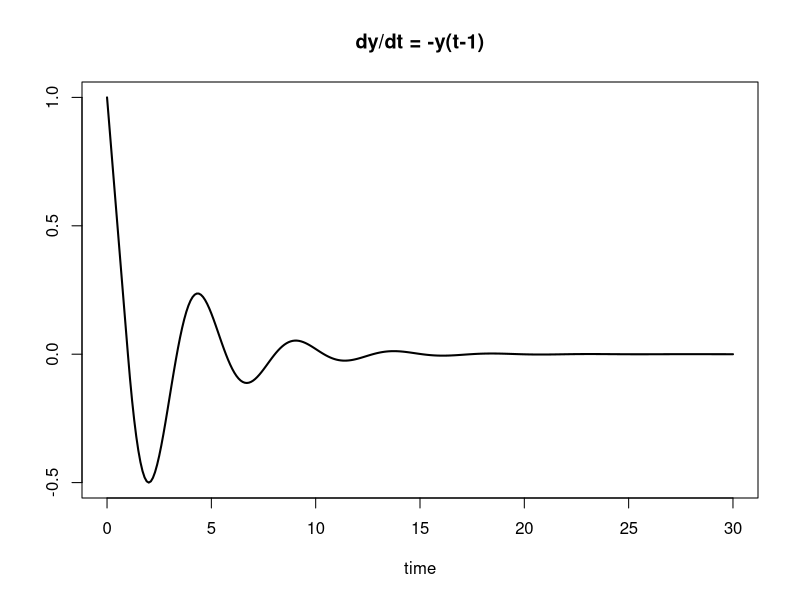
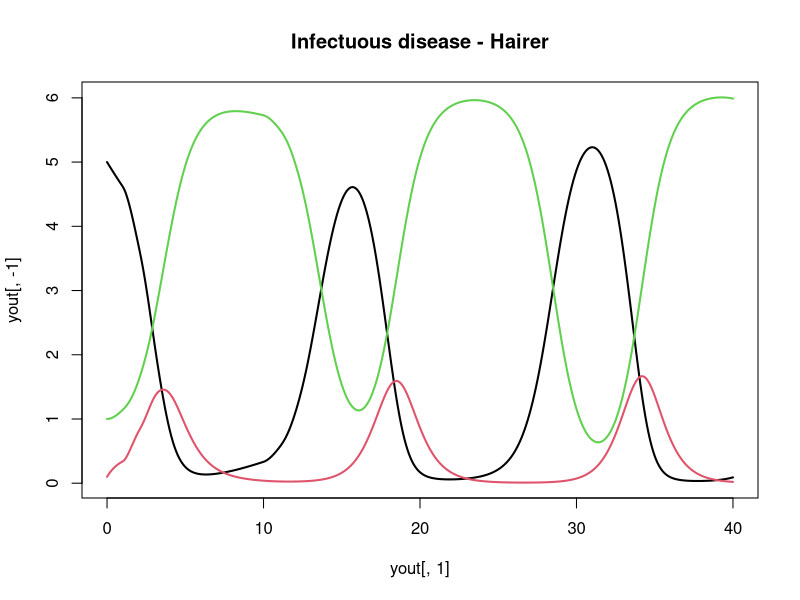
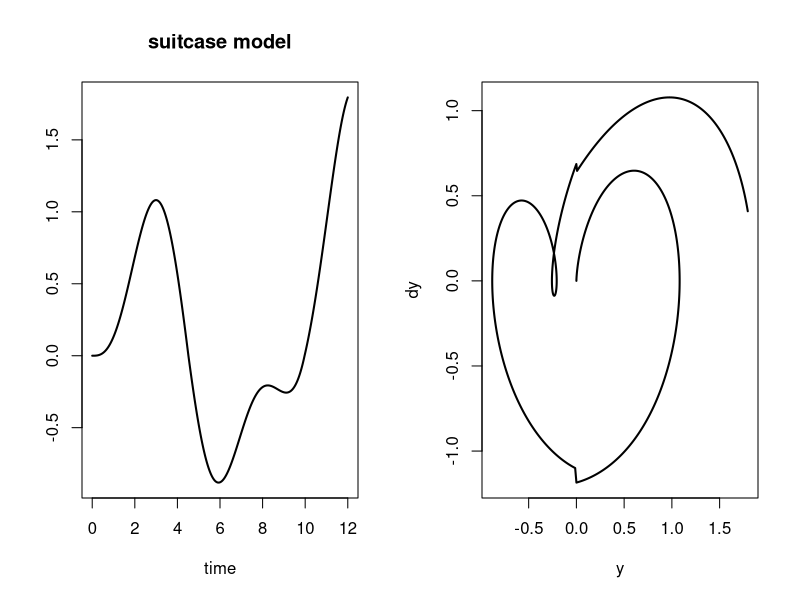

These charts were generated, in order, by the following R code:
library(deSolve)


### Name: dede
### Title: General Solver for Delay Differential Equations.
### Aliases: dede
### Keywords: utilities

### ** Examples

## =============================================================================
## A simple delay differential equation
## dy(t) = -y(t-1) ; y(t<0)=1
## =============================================================================

##-----------------------------
## the derivative function
##-----------------------------
derivs <- function(t, y, parms) {
  if (t < 1)
    dy <- -1
  else
    dy <- - lagvalue(t - 1)
  list(c(dy))
}

##-----------------------------
## initial values and times
##-----------------------------
yinit <- 1
times <- seq(0, 30, 0.1)

##-----------------------------
## solve the model
##-----------------------------
yout <- dede(y = yinit, times = times, func = derivs, parms = NULL)

##-----------------------------
## display, plot results
##-----------------------------
plot(yout, type = "l", lwd = 2, main = "dy/dt = -y(t-1)")

## =============================================================================
## The infectuous disease model of Hairer; two lags.
## example 4 from Shampine and Thompson, 2000
## solving delay differential equations with dde23
## =============================================================================

##-----------------------------
## the derivative function
##-----------------------------
derivs <- function(t,y,parms) {
  if (t < 1)
    lag1 <- 0.1
  else
    lag1 <- lagvalue(t - 1,2)
  if (t < 10)
    lag10 <- 0.1
  else
    lag10 <- lagvalue(t - 10,2)

  dy1 <- -y[1] * lag1 + lag10
  dy2 <-  y[1] * lag1 - y[2]
  dy3 <-  y[2] - lag10
  list(c(dy1, dy2, dy3))
}

##-----------------------------
## initial values and times
##-----------------------------
yinit <- c(5, 0.1, 1)
times <- seq(0, 40, by = 0.1)

##-----------------------------
## solve the model
##-----------------------------
system.time(
  yout <- dede(y = yinit, times = times, func = derivs, parms = NULL)
)

##-----------------------------
## display, plot results
##-----------------------------
matplot(yout[,1], yout[,-1], type = "l", lwd = 2, lty = 1,
  main = "Infectuous disease - Hairer")

## =============================================================================
## time lags + EVENTS triggered by a root function
## The two-wheeled suitcase model
## example 8 from Shampine and Thompson, 2000
## solving delay differential equations with dde23
## =============================================================================

##-----------------------------
## the derivative function
##-----------------------------
derivs <- function(t, y, parms) {
  if (t < tau)
    lag <- 0
  else
    lag <- lagvalue(t - tau)

  dy1 <- y[2]
  dy2 <- -sign(y[1]) * gam * cos(y[1]) +
          sin(y[1]) - bet * lag[1] + A * sin(omega * t + mu)
  list(c(dy1, dy2))
}

## root and event function
root <- function(t,y,parms) ifelse(t>0, return(y), return(1))
event <- function(t,y,parms) return(c(y[1], y[2]*0.931))

gam = 0.248; bet = 1; tau = 0.1; A = 0.75
omega = 1.37; mu = asin(gam/A)

##-----------------------------
## initial values and times
##-----------------------------
yinit <- c(y = 0, dy = 0)
times <- seq(0, 12, len = 1000)

##-----------------------------
## solve the model
##-----------------------------
## Note: use a solver that supports both root finding and events,
##       e.g. lsodar, lsode, lsoda, adams, bdf
yout <- dede(y = yinit, times = times, func = derivs, parms = NULL,
  method = "lsodar", rootfun = root, events = list(func = event, root = TRUE))

##-----------------------------
## display, plot results
##-----------------------------

plot(yout, which = 1, type = "l", lwd = 2, main = "suitcase model", mfrow = c(1,2))
plot(yout[,2], yout[,3], xlab = "y", ylab = "dy", type = "l", lwd = 2)
